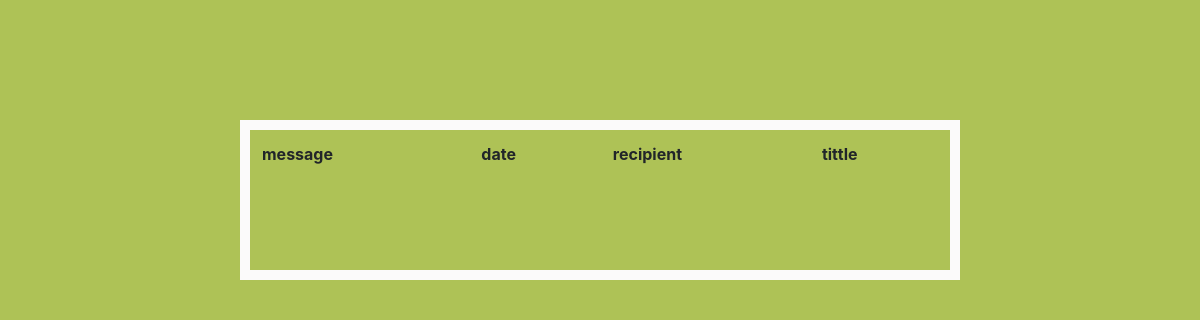
The app's page /wallet/notification/, older data.
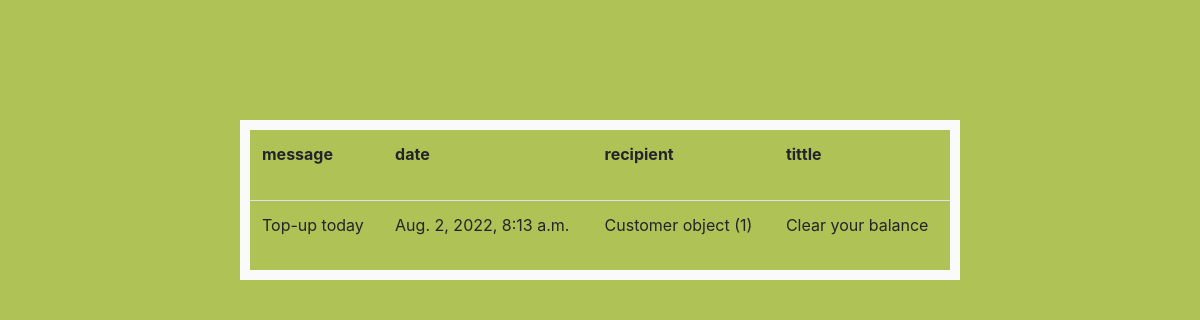
The same page, newer data.
### wallet/models.py (models this page shows)
class Notification(models.Model):
    message= models.CharField(max_length=100)
    date = models.DateTimeField()
    recipient= models.ForeignKey("Customer",on_delete=models.CASCADE,related_name='Thirdparty_recipient')
    title = models.CharField(max_length=20)

class Customer(models.Model):
    first_name=models.CharField(max_length=20)
    last_name=models.CharField(max_length=20)
    address=models.TextField()
    password = models.CharField(max_length=8)
    email=models.EmailField(max_length=254)
    phone_number=models.CharField(max_length=13)
    gender=models.CharField(max_length=10)
    age=models.PositiveSmallIntegerField()
    nationality = models.CharField(max_length=2)
    employment=models.BooleanField()
    profile_picture = models.ImageField(default='default.jpg',upload_to='profile pics')

### wallet/views.py (the view)
def list_notifications(request):
    notify= Notification.objects.all()
    return render (request,"wallet/list_notification.html",{"notify":notify})

### wallet/templates/wallet/list_notification.html (shortened to what this page needs)
<!DOCTYPE html>
<html lang="en">
<head>
    <link rel="stylesheet" href="https://cdn.jsdelivr.net/npm/bootstrap@4.3.1/dist/css/bootstrap.min.css">
</head>
<body style="background-color:rgb(174, 194, 86)">
    <table class="table" style="height: 10rem;margin: 40px; width: 60%; position: fixed; margin-left: 20%; margin-top: 10%; border: 10px solid rgb(251, 250, 250); " >
            <th scope="col">message</th>
            <th scope="col">date</th>
            <th scope="col">recipient</th>
            <th scope="col">tittle</th>
            {% for notification in notify%}
            <tr>
                <td>{{notification.message}}</td>
                <td>{{notification.date}}</td>
                <td>{{notification.recipient}}</td>
                <td>{{notification.title}}</td>
            </tr>
            {%endfor%}
    </table>
</body>
</html>

Row changes from the older to the newer data that the page shows:
added Notification: message "Top-up today", date "Aug. 2, 2022, 8:13 a.m.", recipient "Customer object (1)", title "Clear your balance"
